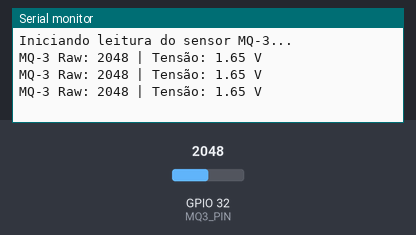
The sketch below on a simulated ESP32. Parts: the last lines printed to the serial monitor. The test bench sets the inputs (shaded band); at power-on: GPIO 32 (MQ3_PIN) = 2048.

Above: at 2.2 s.
2.3 s: GPIO 32 (MQ3_PIN) set to 2866
At 2.9 s:
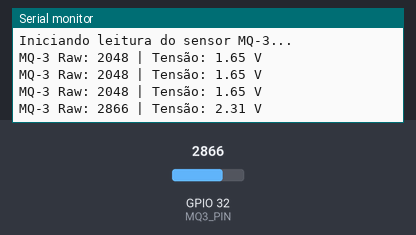
3.8 s: GPIO 32 (MQ3_PIN) set to 3603
At 4.4 s:
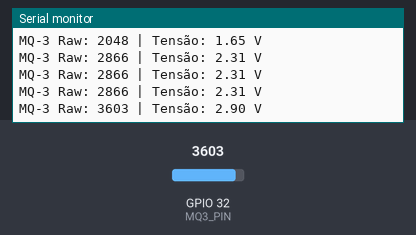
Timing chart, 0 to 6.8 s (numbered marks = the images above; inputs shaded):
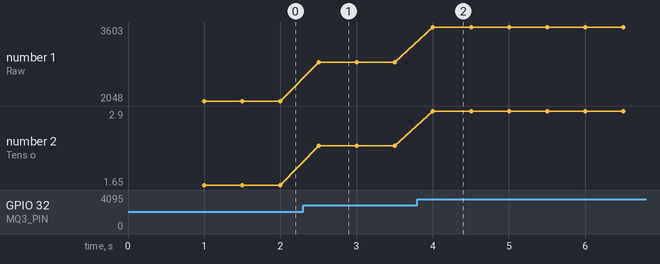

The sketch:

MQ3.ino
```cpp
#define MQ3_PIN 32  // Entrada analógica do ESP32

void setup() {
  Serial.begin(115200);
  delay(1000);

  Serial.println("Iniciando leitura do sensor MQ-3...");
}

void loop() {
  int rawValue = analogRead(MQ3_PIN); // Lê o valor analógico (0–4095)

  // Converte opcionalmente para tensão (0–3.3V)
  float voltage = rawValue * (3.3 / 4095.0);

  Serial.print("MQ-3 Raw: ");
  Serial.print(rawValue);
  Serial.print(" | Tensão: ");
  Serial.print(voltage);
  Serial.println(" V");

  delay(500);
}
```

Measured:
- after the input at 2.3 s, the serial monitor: prints a new line after 0.20 s (image 1)
- after the input at 3.8 s, the serial monitor: prints a new line after 0.20 s (image 2)
- plotted number 1: 2048 → 2866 after the input at 2.3 s, 2866 → 3603 after the input at 3.8 s
- plotted number 2: 1.65 → 2.31 after the input at 2.3 s, 2.31 → 2.9 after the input at 3.8 s
